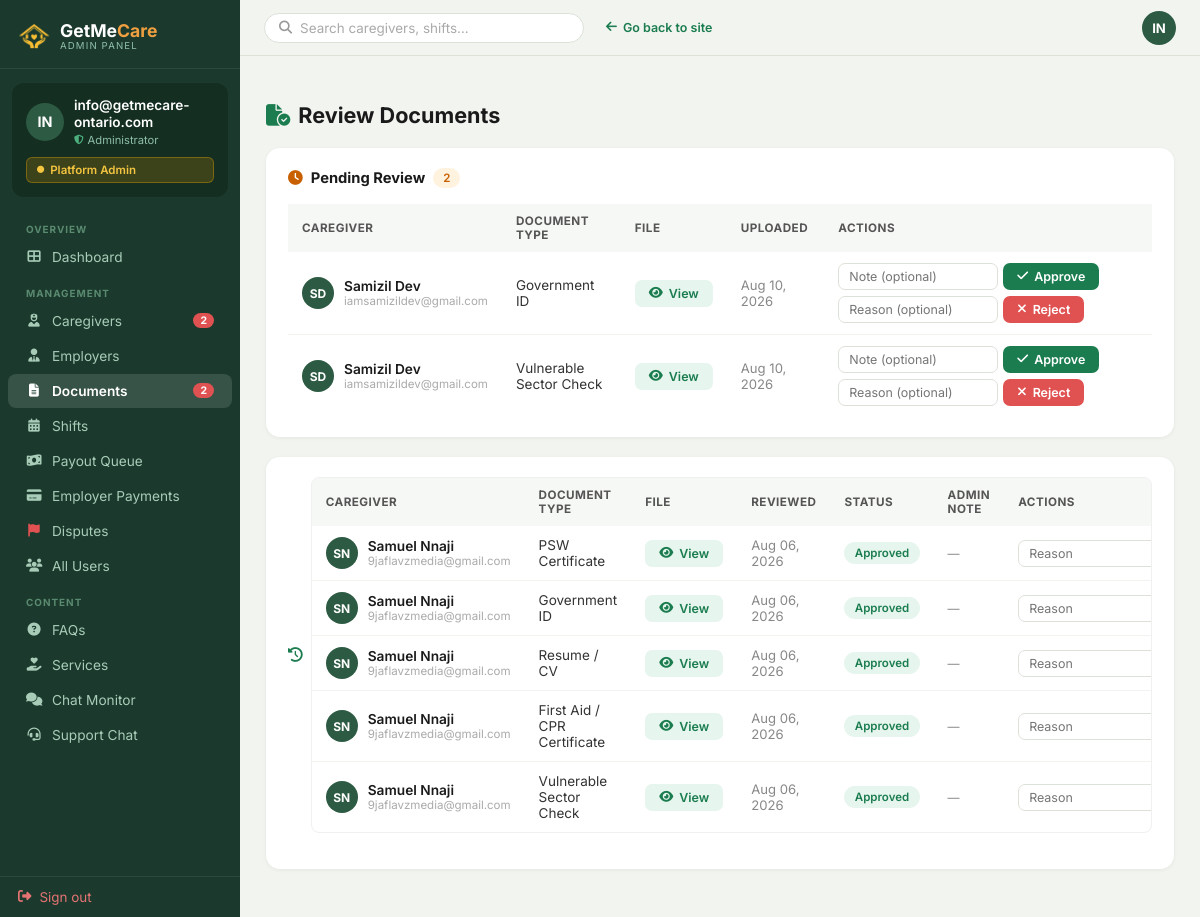
/admin-panel/documents/ (signed in), run on the app's committed database.
### Account/models.py (models this page shows, shortened)
class CustomUser(AbstractUser):
    EMPLOYER = 'employer'
    CAREGIVER = 'caregiver'
    ROLE_CHOICES = [
        (EMPLOYER, 'Employer / Family'),
        (CAREGIVER, 'Caregiver / PSW'),
    ]
    role = models.CharField(
        max_length=20,
        choices=ROLE_CHOICES,
        default=EMPLOYER,
    )
    phone = models.CharField(max_length=20, blank=True)
    @property
    def is_admin(self):
        return self.is_superuser or self.is_staff
    @property
    def is_employer(self):
        return self.role == self.EMPLOYER and not self.is_admin
    @property
    def is_caregiver(self):
        return self.role == self.CAREGIVER and not self.is_admin

class CaregiverDocument(models.Model):
    DOC_PSW_CERT      = 'psw_certificate'
    DOC_VSC           = 'vulnerable_sector_check'
    DOC_GOVERNMENT_ID = 'government_id'
    DOC_FIRST_AID     = 'first_aid'
    DOC_RESUME        = 'resume'
    DOC_OTHER         = 'other'
    DOC_TYPE_CHOICES = [
        (DOC_PSW_CERT,      'PSW Certificate'),
        (DOC_VSC,           'Vulnerable Sector Check'),
        (DOC_GOVERNMENT_ID, 'Government ID'),
        (DOC_FIRST_AID,     'First Aid / CPR Certificate'),
        (DOC_RESUME,        'Resume / CV'),
        (DOC_OTHER,         'Other'),
    ]
    STATUS_PENDING  = 'pending'
    STATUS_APPROVED = 'approved'
    STATUS_REJECTED = 'rejected'
    STATUS_CHOICES = [
        (STATUS_PENDING,  'Pending Review'),
        (STATUS_APPROVED, 'Approved'),
        (STATUS_REJECTED, 'Rejected'),
    ]
    user        = models.ForeignKey(
        CustomUser,
        on_delete=models.CASCADE,
        related_name='documents',
    )
    doc_type    = models.CharField(max_length=30, choices=DOC_TYPE_CHOICES)
    file        = models.FileField(upload_to='caregiver_docs/%Y/%m/')
    status      = models.CharField(max_length=15, choices=STATUS_CHOICES, default=STATUS_PENDING)
    note        = models.TextField(blank=True, help_text='Admin review note')
    uploaded_at = models.DateTimeField(auto_now_add=True)
    reviewed_at = models.DateTimeField(null=True, blank=True)
    class Meta:
        ordering = ['-uploaded_at']

### AdminApp/views.py (the view)
    @login_required(login_url='Account:login')
    def wrapper(request, *args, **kwargs):
        if not (request.user.is_staff or request.user.is_superuser):
            messages.error(request, 'Access denied. Admin account required.')
            return redirect('Account:login')
        return view_func(request, *args, **kwargs)

### templates/AdminApp/review-documents.html (shortened to what this page needs)
{% extends "AdminApp/base_admin.html" %}  {% block content %}
<div class="adm-page-title">
  <i
    class="fas fa-file-circle-check"
    style="color: #1b7d4f; margin-right: 8px"
  ></i
  >Review Documents
</div>
<div class="adm-card" style="margin-bottom: 20px">
  <div class="adm-card-pad">
    <div class="rd-section-head">
      <i class="fas fa-clock" style="color: #c96000"></i>
      Pending Review
      <span class="rd-count">{{ pending|length }}</span>
    </div>
    <div class="scroll-table-wrap">
<table class="adm-table">
      <thead>
        <tr>
          <th>Caregiver</th>
          <th>Document Type</th>
          <th>File</th>
          <th>Uploaded</th>
          <th>Actions</th>
        </tr>
      </thead>
      <tbody>
        {% for doc in pending %}
        <tr>
          <td>
            <div class="doc-caregiver">
              <div class="doc-av">
                {% if doc.user.first_name %}{{ doc.user.first_name|first|upper }}{{ doc.user.last_name|first|upper }}{% else %}{{ doc.user.username|slice:":2"|upper }}{% endif %}
              </div>
              <div>
                <div class="doc-name">
                  {{ doc.user.get_full_name|default:doc.user.username }}
                </div>
                <div class="doc-email">{{ doc.user.email }}</div>
              </div>
            </div>
          </td>
          <td>{{ doc.get_doc_type_display }}</td>
          <td>
<a href="{% url 'AdminApp:serve_document' doc.pk %}" class="adm-btn adm-btn-view" target="_blank"><i class="fas fa-eye"></i> View</a>
          </td>
          <td style="color: #888; font-size: 0.82rem">
            {{ doc.uploaded_at|date:"M d, Y" }}
          </td>
          <td>
            <div class="doc-actions">
              <form
                method="post"
                action="{% url 'AdminApp:approve_document' doc.pk %}"
                style="display: inline-flex; align-items: center; gap: 5px"
              >
                <input
                  type="text"
                  name="note"
                  class="note-input"
                  placeholder="Note (optional)"
                />
                <button type="submit" class="adm-btn adm-btn-green">
                  <i class="fas fa-check"></i> Approve
                </button>
              </form>
              <form
                method="post"
                action="{% url 'AdminApp:reject_document' doc.pk %}"
                style="display: inline-flex; align-items: center; gap: 5px"
              >
                <input
                  type="text"
                  name="note"
                  class="note-input"
                  placeholder="Reason (optional)"
                />
                <button type="submit" class="adm-btn adm-btn-red">
                  <i class="fas fa-times"></i> Reject
                </button>
              </form>
            </div>
          </td>
        </tr>
        {% endfor %}
      </tbody>
    </table>
</div>
  </div>
</div>
<div class="adm-card">
  <div class="adm-card-pad">
    <div class="rd-section-head">
      <i class="fas fa-history" style="color: #1b7d4f"></i>
    <div style="max-height:420px;overflow-y:auto;overflow-x:auto;border-radius:8px;border:1px solid #f0f0f0">
    <div class="scroll-table-wrap">
<table class="adm-table" style="min-width:800px">
      <thead>
        <tr>
          <th>Caregiver</th>
          <th>Document Type</th>
          <th>File</th>
          <th>Reviewed</th>
          <th>Status</th>
          <th>Admin Note</th>
          <th>Actions</th>
        </tr>
      </thead>
      <tbody>
        {% for doc in reviewed %}
        <tr>
          <td>
            <div class="doc-caregiver">
              <div class="doc-av">
                {% if doc.user.first_name %}{{ doc.user.first_name|first|upper }}{{ doc.user.last_name|first|upper }}{% else %}{{ doc.user.username|slice:":2"|upper }}{% endif %}
              </div>
              <div>
                <div class="doc-name">
                  {{ doc.user.get_full_name|default:doc.user.username }}
                </div>
                <div class="doc-email">{{ doc.user.email }}</div>
              </div>
            </div>
          </td>
          <td>{{ doc.get_doc_type_display }}</td>
          <td>
<a href="{% url 'AdminApp:serve_document' doc.pk %}" class="adm-btn adm-btn-view" target="_blank"><i class="fas fa-eye"></i> View</a>
          </td>
          <td style="color: #888; font-size: 0.82rem">
            {{ doc.reviewed_at|date:"M d, Y"|default:"—" }}
          </td>
          <td>
            <span
              class="badge {% if doc.status == 'approved' %}badge-green{% else %}badge-red{% endif %}"
            >
              {{ doc.get_status_display }}
            </span>
          </td>
          <td>
            <span class="note-cell" title="{{ doc.note }}"
              >{{ doc.note|default:"—" }}</span
            >
          </td>
          <td>
            {% if doc.status == 'approved' %}
            <form
              method="post"
              action="{% url 'AdminApp:revoke_document' doc.pk %}"
              style="display: inline-flex; align-items: center; gap: 5px"
            >
              <input
                type="text"
                name="note"
                class="note-input"
                placeholder="Reason"
              />
            </form>
            {% endif %}
          </td>
        </tr>
        {% endfor %}
      </tbody>
    </table>
</div>
    </div>
  </div>
</div>
{% endblock %}

### templates/AdminApp/base_admin.html (shortened to what this page needs)
﻿{% load static %}
<!doctype html>
<html lang="en">
<head>
  <link rel="stylesheet" href="https://cdnjs.cloudflare.com/ajax/libs/font-awesome/6.4.0/css/all.min.css"/>
</head>
<body>
<aside class="adm-sidebar" id="adm-sidebar">
  <div class="adm-logo">
    <a href="{% url 'home' %}">
      <img src="{% static 'Caregiver/images/sitelog.png' %}" alt="GetMeCare" style="width:32px;height:32px;object-fit:contain;filter:brightness(0) saturate(100%) invert(72%) sepia(60%) saturate(600%) hue-rotate(345deg) brightness(105%) contrast(95%)">
      <div>
        <div class="adm-logo-name">GetMe<span style="color:#F0A040">Care</span></div>
        <div class="adm-logo-sub">Admin Panel</div>
      </div>
    </a>
  </div>
  <div class="adm-profile">
    <div class="adm-profile-row">
      <div class="adm-av">{% if request.user.first_name %}{{ request.user.first_name|first|upper }}{{ request.user.last_name|first|upper }}{% else %}{{ request.user.username|slice:":2"|upper }}{% endif %}</div>
      <div>
        <div class="adm-av-name">{{ request.user.get_full_name|default:request.user.username }}</div>
        <div class="adm-av-role"><i class="fas fa-shield-alt" style="color:#4caf7d;font-size:.6rem;"></i> Administrator</div>
      </div>
    </div>
    <div class="adm-badge"><i class="fas fa-circle" style="font-size:.45rem;"></i> Platform Admin</div>
  </div>
  <div class="adm-nav">
    <div class="adm-nav-section">Overview</div>
    <a href="{% url 'AdminApp:dashboard' %}" {% if request.resolver_match.url_name == 'dashboard' %}class="active"{% endif %}>
      <i class="fas fa-th-large"></i> Dashboard
    </a>
    <div class="adm-nav-section">Management</div>
    <a href="{% url 'AdminApp:manage_caregivers' %}" {% if request.resolver_match.url_name == 'manage_caregivers' %}class="active"{% endif %}>
      <i class="fas fa-user-nurse"></i> Caregivers
      {% if pending_profiles %}<span class="adm-nav-badge">{{ pending_profiles }}</span>{% endif %}
    </a>
    <a href="{% url 'AdminApp:manage_employers' %}" {% if request.resolver_match.url_name == 'manage_employers' %}class="active"{% endif %}>
      <i class="fas fa-user-tie"></i> Employers
    </a>
    <a href="{% url 'AdminApp:review_documents' %}" {% if request.resolver_match.url_name == 'review_documents' %}class="active"{% endif %}>
      <i class="fas fa-file-alt"></i> Documents
      {% if pending_docs %}<span class="adm-nav-badge">{{ pending_docs }}</span>{% endif %}
    </a>
    <a href="{% url 'AdminApp:manage_shifts' %}" {% if request.resolver_match.url_name == 'manage_shifts' %}class="active"{% endif %}>
      <i class="fas fa-calendar-alt"></i> Shifts
    </a>
    <a href="{% url 'AdminApp:payout_queue' %}" {% if request.resolver_match.url_name == 'payout_queue' %}class="active"{% endif %}>
      <i class="fas fa-money-bill-wave"></i> Payout Queue
    </a>
    <a href="{% url 'AdminApp:employer_payments' %}" {% if request.resolver_match.url_name == 'employer_payments' %}class="active"{% endif %}>
      <i class="fas fa-credit-card"></i> Employer Payments
    </a>
    <a href="{% url 'AdminApp:dispute_list' %}" {% if request.resolver_match.url_name == 'dispute_list' or request.resolver_match.url_name == 'dispute_detail' %}class="active"{% endif %}>
      <i class="fas fa-flag" style="color:#e05252"></i> Disputes
    </a>
    <a href="{% url 'AdminApp:manage_users' %}" {% if request.resolver_match.url_name == 'manage_users' %}class="active"{% endif %}>
      <i class="fas fa-users"></i> All Users
    </a>
    <div class="adm-nav-section">Content</div>
    <a href="{% url 'AdminApp:faq_list' %}" {% if request.resolver_match.url_name == 'faq_list' or request.resolver_match.url_name == 'faq_add' or request.resolver_match.url_name == 'faq_edit' %}class="active"{% endif %}>
      <i class="fas fa-question-circle"></i> FAQs
    </a>
    <a href="{% url 'AdminApp:service_list' %}" {% if request.resolver_match.url_name == 'service_list' or request.resolver_match.url_name == 'service_add' or request.resolver_match.url_name == 'service_edit' %}class="active"{% endif %}>
      <i class="fas fa-hand-holding-heart"></i> Services
    </a>
    <a href="{% url 'admin_chat_monitor' %}" {% if request.resolver_match.url_name == 'admin_chat_monitor' %}class="active"{% endif %}>
      <i class="fas fa-comments"></i> Chat Monitor
    </a>
    <a href="{% url 'admin_support' %}" {% if request.resolver_match.url_name == 'admin_support' %}class="active"{% endif %}>
      <i class="fas fa-headset"></i> Support Chat
    </a>
  </div>
  <div class="adm-signout">
    <a href="{% url 'Account:logout' %}"><i class="fas fa-sign-out-alt"></i> Sign out</a>
  </div>
</aside>
<div class="adm-topbar">
  <form method="get" action="" class="adm-search-bar-wrap" style="flex:1;max-width:320px;">
    <div class="adm-search">
      <i class="fas fa-search"></i>
      <input type="text" name="q" placeholder="Search caregivers, shifts…" value="{{ request.GET.q|default:'' }}">
    </div>
  </form>
  <a href="{% url 'home' %}" class="adm-back" style="margin-left:10px;">
    <i class="fas fa-arrow-left"></i> Go back to site
  </a>
  <div class="adm-topbar-av">{% if request.user.first_name %}{{ request.user.first_name|first|upper }}{{ request.user.last_name|first|upper }}{% else %}{{ request.user.username|slice:":2"|upper }}{% endif %}</div>
</div>
<main class="adm-main">
  <div class="adm-content">
    {% block content %}{% endblock %}
  </div>
</main>
  </body>
</html>

### data on the page
CustomUser: user.username "IN", user.get_full_name "info@getmecare-ontario.com"
CaregiverDocument: user.first_name|first "S", user.last_name|first "D", user.get_full_name "Samizil Dev", user.email "iamsamizildev@gmail.com", doc_type "Government ID", uploaded_at "Aug 10, 2026"
CaregiverDocument: user.first_name|first "S", user.last_name|first "D", user.get_full_name "Samizil Dev", user.email "iamsamizildev@gmail.com", doc_type "Vulnerable Sector Check", uploaded_at "Aug 10, 2026"
CaregiverDocument: user.first_name|first "S", user.last_name|first "N", user.get_full_name "Samuel Nnaji", user.email "9jaflavzmedia@gmail.com", doc_type "PSW Certificate", reviewed_at "Aug 06, 2026", status "Approved", note "—"
CaregiverDocument: user.first_name|first "S", user.last_name|first "N", user.get_full_name "Samuel Nnaji", user.email "9jaflavzmedia@gmail.com", doc_type "Government ID", reviewed_at "Aug 06, 2026", status "Approved", note "—"
CaregiverDocument: user.first_name|first "S", user.last_name|first "N", user.get_full_name "Samuel Nnaji", user.email "9jaflavzmedia@gmail.com", doc_type "Resume / CV", reviewed_at "Aug 06, 2026", status "Approved", note "—"
CaregiverDocument: user.first_name|first "S", user.last_name|first "N", user.get_full_name "Samuel Nnaji", user.email "9jaflavzmedia@gmail.com", doc_type "First Aid / CPR Certificate", reviewed_at "Aug 06, 2026", status "Approved", note "—"
CaregiverDocument: user.first_name|first "S", user.last_name|first "N", user.get_full_name "Samuel Nnaji", user.email "9jaflavzmedia@gmail.com", doc_type "Vulnerable Sector Check", reviewed_at "Aug 06, 2026", status "Approved", note "—"

### other printed values
{{ pending_profiles }} "2"
{{ pending_docs }} "2"
{{ pending|length }} "2"
